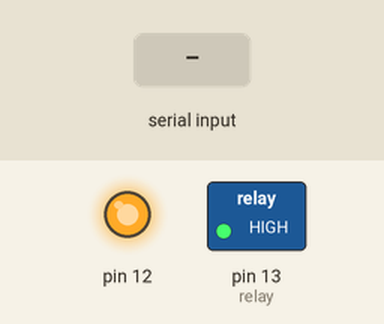
Simulated run of this sketch. Board: Arduino Uno, built with avr-gcc and run on an emulated ATmega328P. On the bench: switched loads named in the sketch (green lamp = pin HIGH), output pins drawn as LEDs (lit = HIGH). The test bench sets the inputs (shaded band). The modem accepts every AT command (registered, SIM ready, sends succeed) and sends nothing else; what the sketch prints to the serial monitor is not drawn.

Above: at 5.3 s.
5.4 s: "ON" received over the second serial link
At 7.2 s:
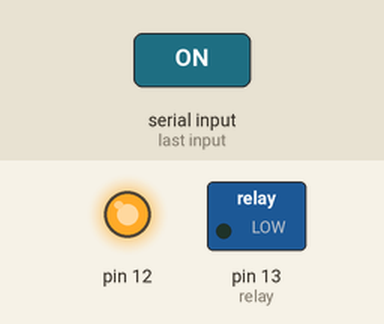
8.4 s: "OFF" received over the second serial link
At 10.1 s:
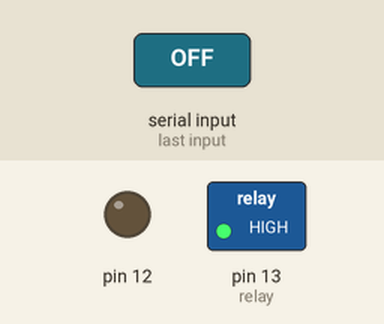
Timing chart, 0 to 11.9 s (numbered marks = the images above; inputs shaded):
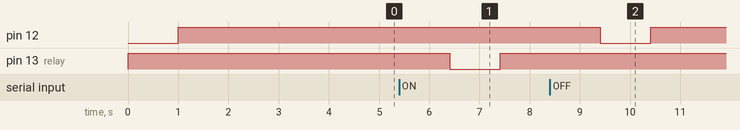

The sketch:

GSM_BASED_LED_ON_OR_OFF_Fuel_Level_bmp.ino
```cpp
#include <SoftwareSerial.h>
SoftwareSerial SIM900(7, 8);

String textMessage;
String Presstemp="";

String lampState = "OFF";

const int relay = 13;

#include <Wire.h>
#include <Adafruit_Sensor.h>
#include <Adafruit_BMP085_U.h>
Adafruit_BMP085_Unified bmp = Adafruit_BMP085_Unified(10085);    //  Displays some basic information on this sensor from the un

void setup()
{

  pinMode(relay, OUTPUT);
  digitalWrite(relay, HIGH);

  pinMode(12, OUTPUT);
  digitalWrite(12, LOW);
  delay(1000);
    digitalWrite(12, HIGH);

  Serial.begin(19200);
  SIM900.begin(19200);

    if(!bmp.begin())
  {    /* There was a problem detecting the BMP085 ... check your connections */
    Serial.print("Ooops, no BMP085 detected ... Check your wiring or I2C ADDR!");
   }
   displaySensorDetails();
  delay(2000);
  Serial.print("SIM900 ready...");

  SIM900.print("AT\r");
  delay(200);

  SIM900.print("AT+CMGF=1\r");
  delay(200);
  SIM900.print("AT+CNMI=2,2,0,0,0\r");// Set module to send SMS data to serial out upon receipt
  delay(200);
}

void loop(){
  if(SIM900.available()>0)
  {
    textMessage = SIM900.readString();
    Serial.print(textMessage);
    delay(10);
  }
  if(textMessage.indexOf("ON")>=0)

  {
    // Turn on relay and save current state
    digitalWrite(relay, LOW);
    delay(1000);
    digitalWrite(relay, HIGH);
    lampState = "on";
    Serial.println("Car Lock set to ON");
    textMessage = "";
  }
  if(textMessage.indexOf("OFF")>=0)
  {
    // Turn off relay and save current state
    digitalWrite(12, LOW);
    delay(1000);
    digitalWrite(12, HIGH);

    lampState = "off";
    Serial.println("Car Lock set to OFF");
    textMessage = "";
  }

  if(textMessage.indexOf("STATE")>=0)
  {

      sensors_event_t event;
      bmp.getEvent(&event);
     if (event.pressure)
         {
            float tyrepress = event.pressure;  //  Serial.println(" hPa");

            float temperature;
            bmp.getTemperature(&temperature);

             Presstemp = "Tyre Pressure is ";
             Presstemp += String(tyrepress);
             Presstemp += " hPa , ";
             Presstemp += "Tyre Temperature is ";
             Presstemp += String(temperature);
             Presstemp += " Degree Celcius";
         }
        else
        {
          Serial.println("Sensor error");
        }


    int a= analogRead(A1);
    a=map(a,0,1023,0,100);
    String fuel=String(a);

    String message = "CAR is " + lampState+", Fuel level is "+ fuel+" %"+ Presstemp;
    sendSMS(message);


    Serial.println("Lamp state resquest");
    textMessage = "";
    Presstemp="";
    fuel="";
  }
}


void sendSMS(String message)

{

  SIM900.print("AT+CMGF=1\r");
  delay(500);
  SIM900.println("AT + CMGS = \"+917986534673\"");  // REPLACE THE X's WITH THE RECIPIENT'S MOBILE NUMBER
  delay(500);
  SIM900.println(message);
  delay(500);
  SIM900.println((char)26);
  delay(100);
  SIM900.println();

  delay(5000);
}


void displaySensorDetails(void)
{
  sensor_t sensor;
  bmp.getSensor(&sensor);
  Serial.println("------------------------------------");
  Serial.print  ("Sensor:       "); Serial.println(sensor.name);
  Serial.print  ("Driver Ver:   "); Serial.println(sensor.version);
  Serial.print  ("Unique ID:    "); Serial.println(sensor.sensor_id);
  Serial.print  ("Max Value:    "); Serial.print(sensor.max_value); Serial.println(" hPa");
  Serial.print  ("Min Value:    "); Serial.print(sensor.min_value); Serial.println(" hPa");
  Serial.print  ("Resolution:   "); Serial.print(sensor.resolution); Serial.println(" hPa");
  Serial.println("------------------------------------");
  Serial.println("");
  delay(500);
}
```

Measured:
- after the input at 5.4 s, pin 13 (relay): HIGH → LOW after 1.0 s, → HIGH 1.0 s later
- after the input at 8.4 s, pin 12: HIGH → LOW after 1.0 s, → HIGH 1.0 s later
